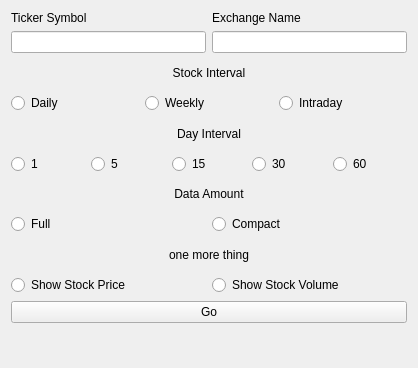
<?xml version="1.0" encoding="UTF-8"?>
<ui version="4.0">
 <class>Form</class>
 <widget class="QWidget" name="Form">
  <property name="geometry">
   <rect>
    <x>0</x>
    <y>0</y>
    <width>418</width>
    <height>368</height>
   </rect>
  </property>
  <property name="windowTitle">
   <string>Form</string>
  </property>
  <layout class="QVBoxLayout" name="verticalLayout_3">
   <item>
    <layout class="QHBoxLayout" name="horizontalLayout_4">
     <item>
      <layout class="QVBoxLayout" name="verticalLayout">
       <item>
        <widget class="QLabel" name="symbol_label">
         <property name="text">
          <string>Ticker Symbol</string>
         </property>
        </widget>
       </item>
       <item>
        <widget class="QLineEdit" name="stock_symbol">
         <property name="text">
          <string/>
         </property>
        </widget>
       </item>
      </layout>
     </item>
     <item>
      <layout class="QVBoxLayout" name="verticalLayout_2">
       <item>
        <widget class="QLabel" name="label">
         <property name="text">
          <string>Exchange Name</string>
         </property>
        </widget>
       </item>
       <item>
        <widget class="QLineEdit" name="exchange_name"/>
       </item>
      </layout>
     </item>
    </layout>
   </item>
   <item>
    <widget class="QLabel" name="stock_interval_label">
     <property name="text">
      <string>Stock Interval</string>
     </property>
     <property name="alignment">
      <set>Qt::AlignCenter</set>
     </property>
    </widget>
   </item>
   <item>
    <layout class="QHBoxLayout" name="horizontalLayout">
     <item>
      <widget class="QRadioButton" name="daily_button">
       <property name="text">
        <string>Daily</string>
       </property>
       <attribute name="buttonGroup">
        <string notr="true">stock_interval</string>
       </attribute>
      </widget>
     </item>
     <item>
      <widget class="QRadioButton" name="weekly_button">
       <property name="text">
        <string>Weekly</string>
       </property>
       <attribute name="buttonGroup">
        <string notr="true">stock_interval</string>
       </attribute>
      </widget>
     </item>
     <item>
      <widget class="QRadioButton" name="intraday_button">
       <property name="text">
        <string>Intraday</string>
       </property>
       <attribute name="buttonGroup">
        <string notr="true">stock_interval</string>
       </attribute>
      </widget>
     </item>
    </layout>
   </item>
   <item>
    <widget class="QLabel" name="day_interval_label">
     <property name="text">
      <string>Day Interval</string>
     </property>
     <property name="alignment">
      <set>Qt::AlignCenter</set>
     </property>
    </widget>
   </item>
   <item>
    <layout class="QHBoxLayout" name="horizontalLayout_2">
     <item>
      <widget class="QRadioButton" name="one_min_button">
       <property name="text">
        <string>1</string>
       </property>
       <attribute name="buttonGroup">
        <string notr="true">intraday_interval</string>
       </attribute>
      </widget>
     </item>
     <item>
      <widget class="QRadioButton" name="five_min_button">
       <property name="text">
        <string>5</string>
       </property>
       <attribute name="buttonGroup">
        <string notr="true">intraday_interval</string>
       </attribute>
      </widget>
     </item>
     <item>
      <widget class="QRadioButton" name="fifteen_minute_button">
       <property name="text">
        <string>15</string>
       </property>
       <attribute name="buttonGroup">
        <string notr="true">intraday_interval</string>
       </attribute>
      </widget>
     </item>
     <item>
      <widget class="QRadioButton" name="thirty_minute_button">
       <property name="text">
        <string>30</string>
       </property>
       <attribute name="buttonGroup">
        <string notr="true">intraday_interval</string>
       </attribute>
      </widget>
     </item>
     <item>
      <widget class="QRadioButton" name="sixty_minute_button">
       <property name="text">
        <string>60</string>
       </property>
       <attribute name="buttonGroup">
        <string notr="true">intraday_interval</string>
       </attribute>
      </widget>
     </item>
    </layout>
   </item>
   <item>
    <widget class="QLabel" name="data_amount_label">
     <property name="text">
      <string>Data Amount</string>
     </property>
     <property name="alignment">
      <set>Qt::AlignCenter</set>
     </property>
    </widget>
   </item>
   <item>
    <layout class="QHBoxLayout" name="horizontalLayout_3">
     <item>
      <widget class="QRadioButton" name="output_full">
       <property name="text">
        <string>Full</string>
       </property>
       <attribute name="buttonGroup">
        <string notr="true">buttonGroup</string>
       </attribute>
      </widget>
     </item>
     <item>
      <widget class="QRadioButton" name="output_compact">
       <property name="text">
        <string>Compact</string>
       </property>
       <attribute name="buttonGroup">
        <string notr="true">buttonGroup</string>
       </attribute>
      </widget>
     </item>
    </layout>
   </item>
   <item>
    <widget class="QLabel" name="one_more_thing">
     <property name="text">
      <string>one more thing</string>
     </property>
     <property name="alignment">
      <set>Qt::AlignCenter</set>
     </property>
    </widget>
   </item>
   <item>
    <layout class="QHBoxLayout" name="horizontalLayout_5">
     <item>
      <widget class="QRadioButton" name="show_stock">
       <property name="text">
        <string>Show Stock Price</string>
       </property>
      </widget>
     </item>
     <item>
      <widget class="QRadioButton" name="show_volume">
       <property name="text">
        <string>Show Stock Volume</string>
       </property>
      </widget>
     </item>
    </layout>
   </item>
   <item>
    <widget class="QPushButton" name="go_button">
     <property name="text">
      <string>Go</string>
     </property>
    </widget>
   </item>
   <item>
    <widget class="QWidget" name="plot_widget" native="true"/>
   </item>
  </layout>
 </widget>
 <resources/>
 <connections/>
 <buttongroups>
  <buttongroup name="stock_interval"/>
  <buttongroup name="intraday_interval"/>
  <buttongroup name="buttonGroup"/>
 </buttongroups>
</ui>
